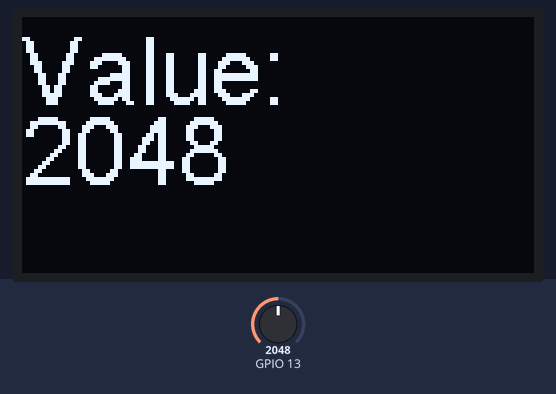
Recording of a sketch running on a simulated ESP32. On the bench: 128×64 one-colour display. The inputs (shaded band) are chosen by the test bench; at power-on: GPIO 13 = 2048. What the sketch prints to the serial monitor is not drawn.

Above: at 1.2 s.
1.3 s: GPIO 13 set to 2866
At 2.2 s:
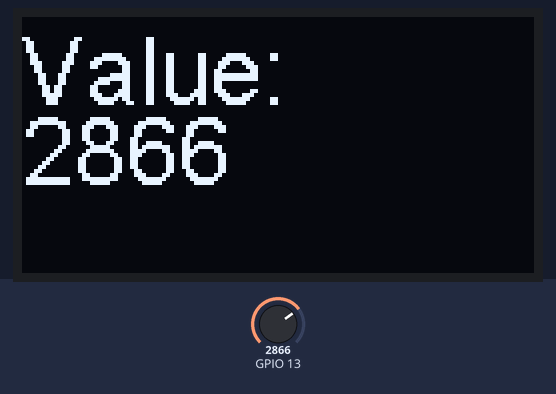
2.8 s: GPIO 13 set to 3603
At 3.2 s:
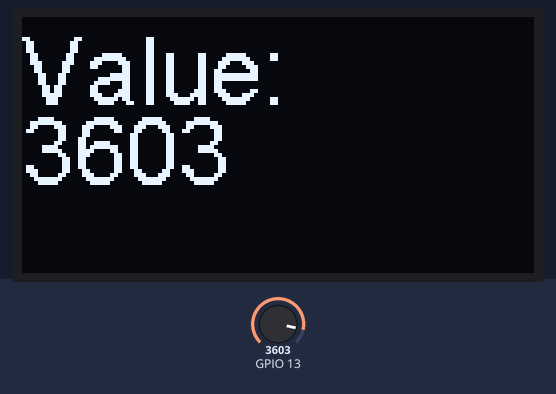
4.3 s: GPIO 13 set to 4095
At 5.5 s:
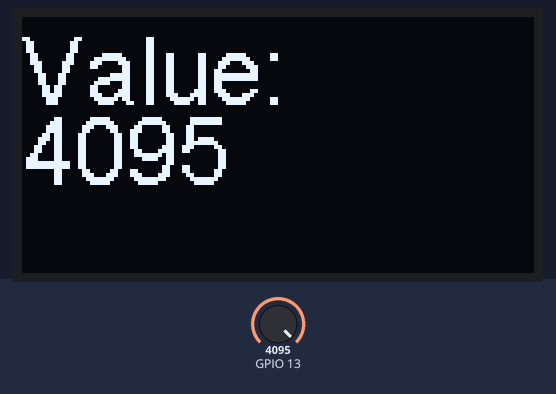
Timing chart, 0 to 7.3 s (numbered marks = the images above; inputs shaded):
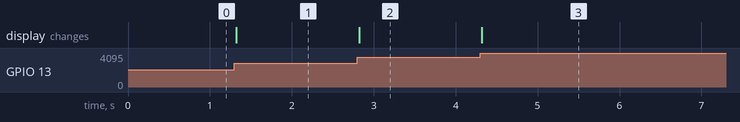

Measured:
- after the input at 1.3 s, the display: changes at once (image 1)
- after the input at 2.8 s, the display: changes at once (image 2)
- after the input at 4.3 s, the display: changes at once (image 3)

The sketch:

week7.ino
```cpp
#include <Wire.h>
#include "SSD1306Wire.h"
SSD1306Wire  display(0x3c, 21, 22);

void setup() {
  // put your setup code here, to run once:
 Serial.begin(115200);
 pinMode(13,INPUT);

     display.init();

    display.flipScreenVertically(); //畫面上下顛倒顯示

    display.clear(); //清空畫面
   //設定字型與大小
    //display.drawString(0, 0, "Hello World");  //(x座標,y座標,"字串")
     //設定字型與大小
   // display.drawString(0, 0, "Hello World");  //(x座標,y座標,"字串")
    display.setFont(ArialMT_Plain_24);   //設定字型與大小

    //display.drawString(0, 16, "Hello World"); //(x座標,y座標,"字串")

    display.display(); //顯示畫面
}

void loop() {
 display.clear();
   display.drawString(0, 0, "Value:");
  // put your main code here, to run repeatedly:
int input=analogRead(13);
Serial.println(input);
 String str=String(input);
// display.setFont(ArialMT_Plain_24);
display.drawString(0, 20,str);  //(x座標,y座標,"字串")
display.display();
delay(10);
}
```
